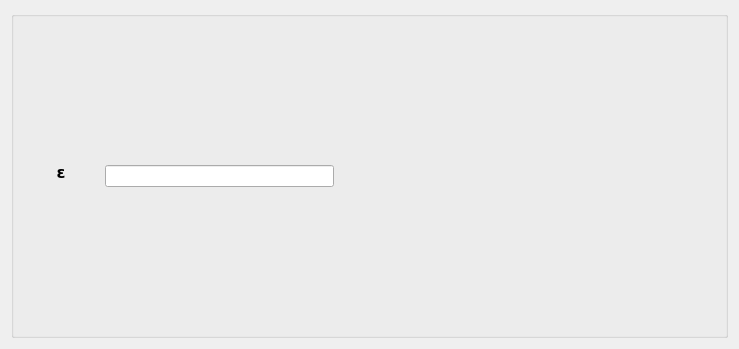
<?xml version="1.0" encoding="UTF-8"?>
<ui version="4.0">
 <class>Form</class>
 <widget class="QWidget" name="Form">
  <property name="geometry">
   <rect>
    <x>0</x>
    <y>0</y>
    <width>739</width>
    <height>349</height>
   </rect>
  </property>
  <property name="windowTitle">
   <string>Form</string>
  </property>
  <layout class="QHBoxLayout" name="horizontalLayout" stretch="0">
   <item>
    <widget class="QGroupBox" name="groupBox">
     <property name="title">
      <string/>
     </property>
     <layout class="QHBoxLayout" name="horizontalLayout_2" stretch="1,3,5">
      <item>
       <widget class="QLabel" name="mu">
        <property name="styleSheet">
         <string notr="true">font-weight:bold;font-size:16px;</string>
        </property>
        <property name="text">
         <string>&lt;html&gt;&lt;head/&gt;&lt;body&gt;&lt;pre style=&quot; margin-top:0px; margin-bottom:0px; margin-left:0px; margin-right:0px; -qt-block-indent:0; text-indent:0px; line-height:130.769%;&quot;&gt;&lt;span style=&quot; font-family:'inherit'; font-size:16px; color:#000000; background-color:transparent;&quot;&gt;&lt;p&gt;&amp;epsilon;&lt;/&gt;&lt;/span&gt;&lt;/pre&gt;&lt;/body&gt;&lt;/html&gt;</string>
        </property>
        <property name="scaledContents">
         <bool>false</bool>
        </property>
        <property name="alignment">
         <set>Qt::AlignCenter</set>
        </property>
       </widget>
      </item>
      <item>
       <widget class="QLineEdit" name="mu_line_edit"/>
      </item>
      <item>
       <spacer name="horizontalSpacer">
        <property name="orientation">
         <enum>Qt::Horizontal</enum>
        </property>
        <property name="sizeHint" stdset="0">
         <size>
          <width>380</width>
          <height>20</height>
         </size>
        </property>
       </spacer>
      </item>
     </layout>
    </widget>
   </item>
  </layout>
 </widget>
 <resources/>
 <connections/>
</ui>
